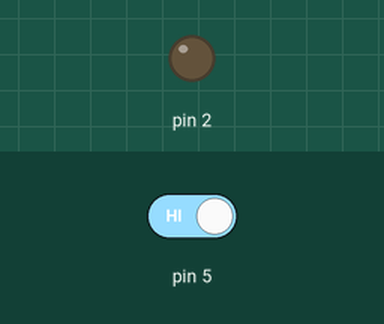
Bench run of a sketch on a simulated Arduino Uno, built with avr-gcc and run on an emulated ATmega328P. Shown: output pins drawn as LEDs (lit = HIGH). The inputs (shaded band) are chosen by the test bench; at power-on: pin 5 HIGH. What the sketch prints to the serial monitor is not drawn.

Above: at 1.2 s.
1.3 s: pin 5 driven LOW
At 2.5 s:
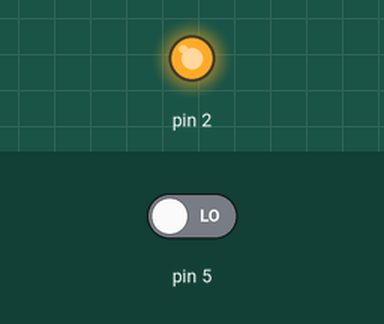
4.3 s: pin 5 driven HIGH
At 4.9 s:
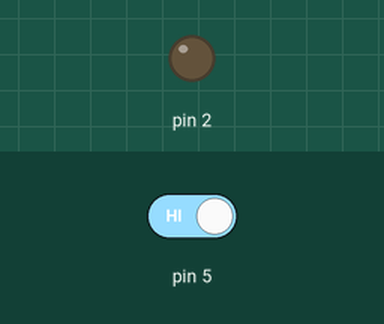
Timing chart, 0 to 7.3 s (numbered marks = the images above; inputs shaded):
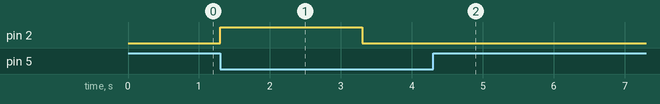

The sketch:

sketch_may5a12.ino
```cpp
void setup() {
  // put your setup code here, to run once:
  pinMode(2,OUTPUT);
  pinMode(5,INPUT);
Serial.begin(9600);
}
int s=0;
void loop() {
  // put your main code here, to run repeatedly:
  int x=digitalRead(5);

  if(x== 0){
   if(s%2 == 0){
digitalWrite(2,HIGH);
delay(2000);
digitalWrite(2,LOW);
delay(1000);
   }
   s+=1;
  }
  Serial.println(s);

}
```

Measured:
- after the input at 1.3 s, pin 2: LOW → HIGH at once, → LOW 2.0 s later
- after the input at 4.3 s, pin 2: stops changing and stays LOW
